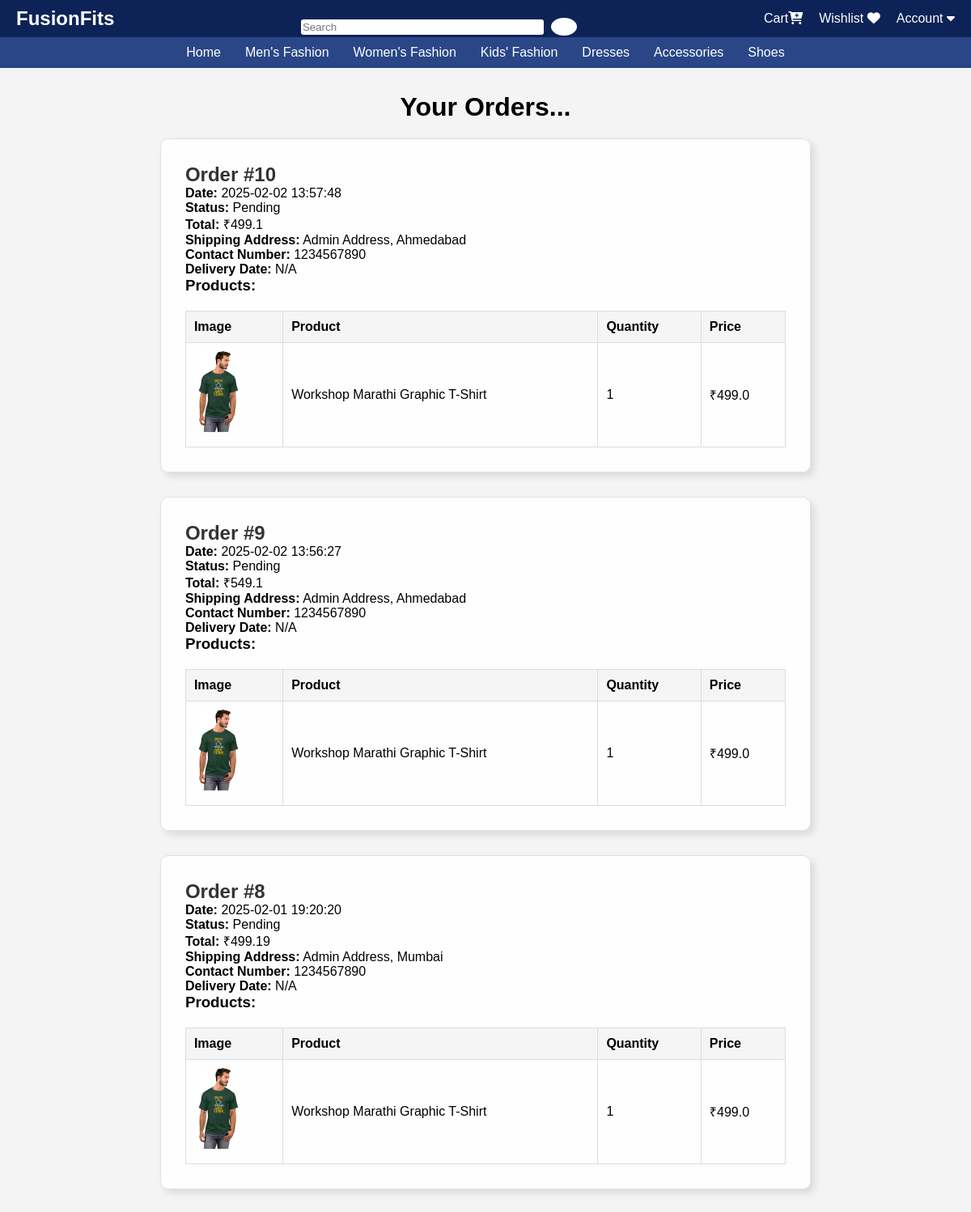
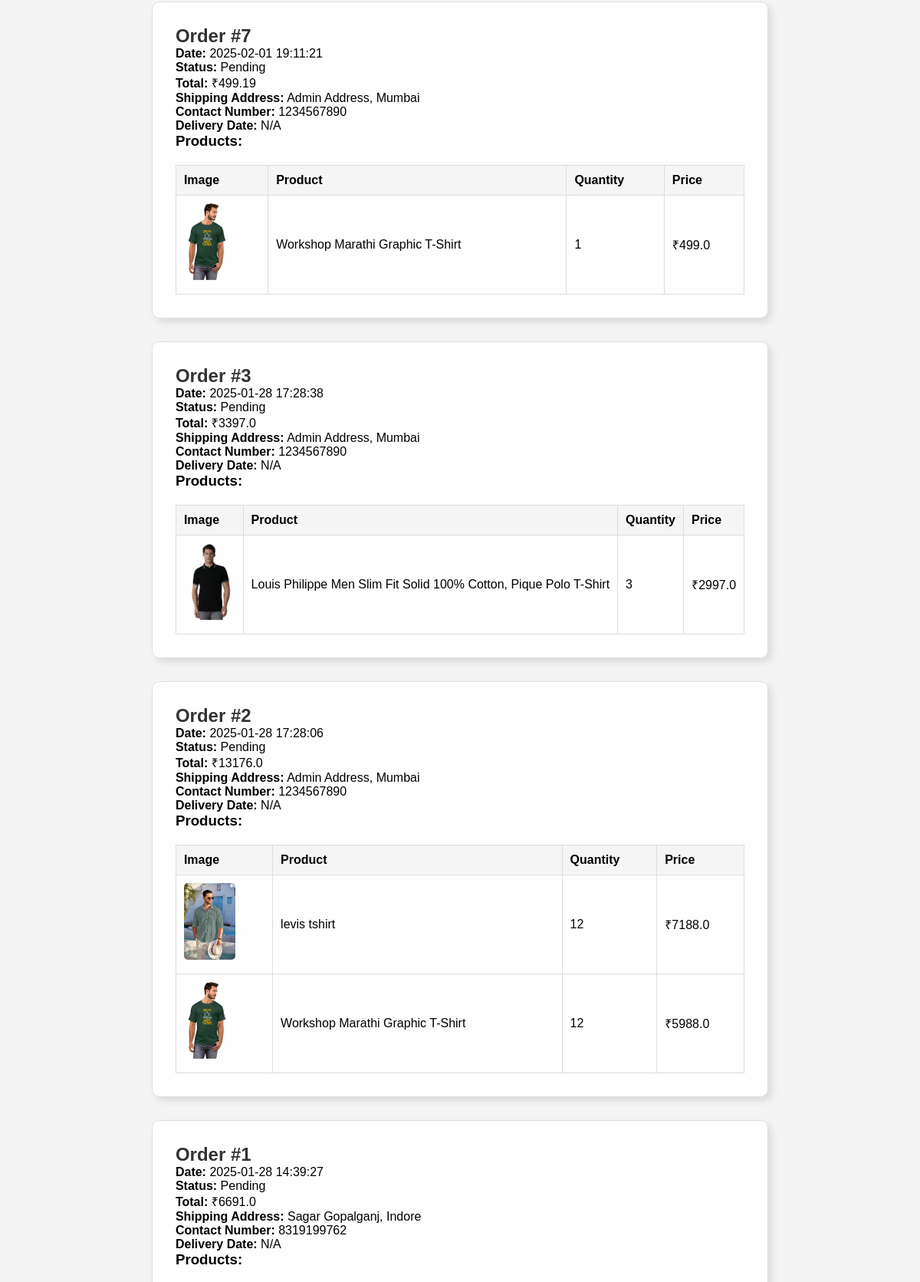
/your_orders (signed in, upper part), run on the app's committed database (2 pictures, top to bottom).
### app/models.py (models this page shows, shortened)
class OrderDetails(db.Model):
    __tablename__ = "order_details"
    id = db.Column(db.Integer, primary_key=True)
    user_name = db.Column(db.String(100), nullable=False)
    user_email = db.Column(db.String(100), nullable=False)
    user_contact = db.Column(db.String(20), nullable=False)
    user_address = db.Column(db.String(200), nullable=False)
    user_city = db.Column(db.String(100), nullable=False)
    subtotal = db.Column(db.Float, nullable=False)
    delivery_charges = db.Column(db.Float, nullable=False)
    grand_total = db.Column(db.Float, nullable=False)
    order_date = db.Column(db.DateTime, nullable=False)
    delivered_date = db.Column(db.DateTime, nullable=True)  # Added Delivered_Date
    user_id = db.Column(db.Integer, db.ForeignKey("user.id",name="u_id"), nullable=False)  # Added user_id
    assigned_delivery_person_id = Column(Integer, ForeignKey("user.id",name="d_id"), nullable=True)
    status_options = Enum("Pending", "Shipped", "Delivered", "Failed")
    status = db.Column(status_options, default="Pending", nullable=False)  # Corrected Enum usage
    user = relationship("User", foreign_keys=[user_id])
    assigned_delivery_person = relationship("User", foreign_keys=[assigned_delivery_person_id])
    products = relationship("Product", secondary="ordered_product", viewonly=True)

class OrderedProduct(db.Model):
    __tablename__ = "ordered_product"
    id = db.Column(db.Integer, primary_key=True)
    order_details_id = db.Column(db.Integer, db.ForeignKey("order_details.id"), nullable=False)  # Foreign key to OrderDetails
    product_id = db.Column(db.Integer, db.ForeignKey("product.id"), nullable=False)
    quantity = db.Column(db.Integer, nullable=False)
    order_amount = db.Column(db.Float, nullable=False)  # Individual item total price
    user_id = db.Column(db.Integer, db.ForeignKey("user.id"), nullable=False)  # Added user_id
    order_details = db.relationship("OrderDetails", backref=db.backref("orders", lazy=True))  # Relationship to OrderDetails
    product = db.relationship("Product", backref=db.backref("order_items", passive_deletes=True))

class ProductImage(db.Model):
    id = db.Column(db.Integer, primary_key=True)
    image_url = db.Column(db.String(255), nullable=False)
    product_id = db.Column(db.Integer, db.ForeignKey("product.id"), nullable=False)

class Product(db.Model):
    __tablename__ = "product"
    id = db.Column(db.Integer, primary_key=True)
    name = db.Column(db.String(100), nullable=False)
    price = db.Column(db.Float, nullable=False)
    description = db.Column(db.String(255), nullable=False)
    category = db.Column(db.String(100), nullable=False)
    quantity = db.Column(db.Integer, nullable=False)
    manufacturer = db.Column(db.String(100), nullable=True)
    country_of_origin = db.Column(db.String(50), nullable=True)
    avg_rating = db.Column(db.Float, nullable=True)
    discount = db.Column(db.Float, default=0.0, nullable=True)
    size = db.Column(db.String(20))  # Ensure this line exists
    colour = db.Column(db.String(20), nullable=True)
    gender = db.Column(db.String(10), nullable=True)  # New field for gender
    images = db.relationship("ProductImage", backref="product", lazy=True)
    ratings = relationship("Rating", back_populates="product")

### app/views.py (the view)
@main.route('/your_orders')
@login_required
def your_orders():
    try:
        orders = (OrderDetails.query
                  .filter_by(user_id=current_user.id)
                  .options(joinedload(OrderDetails.orders).joinedload(OrderedProduct.product).joinedload(Product.images)) #Added image loading
                  .order_by(OrderDetails.order_date.desc())
                  .all())
        if not orders:
            flash("You haven't placed any orders yet.", "info")
            return render_template('your_orders.html', orders=[])
        return render_template('your_orders.html', orders=orders)
    except Exception as e:
        flash(f"An error occurred while fetching your orders: {e}", "danger")
        return redirect(url_for('main.home'))

### app/views.py (called while the page is built)
@main.context_processor
def inject_wishlist():
    if current_user.is_authenticated:
        wishlist_ids = [item.product_id for item in Wishlist.query.filter_by(user_id=current_user.id).all()]
    else:
        wishlist_ids = []
    return dict(wishlist=wishlist_ids)

### app/templates/your_orders.html (shortened to what this page needs)
<!DOCTYPE html>
<html>
<head>
</head>
{% extends 'home.html' %}
{% block content %}
<div class="boxed">
  <header style="text-align: center; background-color: rgba(244, 244, 244, 0.8); color: black; font-family: 'Arial', sans-serif; padding: 20px; border-radius: 10px;">
    <h1>Your Orders...</h1>
</header>
    {% if orders %}
        <div class="orders-container">
            {% for order in orders %}
                <div class="order-card">
                    <h2>Order #{{ order.id }}</h2>
                    <p><strong>Date:</strong> {{ order.order_date.strftime('%Y-%m-%d %H:%M:%S') }}</p>
                    <p><strong>Status:</strong> {{ order.status }}</p>
                    <p><strong>Total:</strong> ₹{{ order.grand_total }}</p>
                    <p><strong>Shipping Address:</strong> {{ order.user_address }}, {{ order.user_city }}</p>
                    <p><strong>Contact Number:</strong> {{ order.user_contact }}</p>
                    <p><strong>Delivery Date:</strong> {% if order.delivered_date %}{{ order.delivered_date.strftime('%Y-%m-%d') }}{% else %}N/A{% endif %}</p>
                    <h3>Products:</h3>
                    <table class="product-table">
                        <thead>
                            <tr>
                                <th>Image</th>
                                <th>Product</th>
                                <th>Quantity</th>
                                <th>Price</th>
                            </tr>
                        </thead>
                        <tbody>
                          {% for item in order.orders %}
                              <tr>
                                  <td>
                                      <div class="product-image-container">
                                          <a href="{{ url_for('main.product_details', product_id=item.product.id) }}">
                                              {% if item.product.images and item.product.images|length > 0 %}
                                                  <img src="{{ url_for('static', filename=item.product.images[0].image_url) }}" alt="{{ item.product.name }}" class="product-image" onerror="this.src='{{ url_for('static', filename='default_image.jpg') }}'">
                                              {% else %}
                                                  <img src="{{ url_for('static', filename='default_image.jpg') }}" alt="{{ item.product.name }}" class="product-image">
                                              {% endif %}
                                          </a>
                                      </div>
                                  </td>
                                  <td>{{ item.product.name }}</td>
                                  <td>{{ item.quantity }}</td>
                                  <td>₹{{ item.order_amount }}</td>
                              </tr>
                          {% endfor %}
                      </tbody>
                    </table>
                </div>
            {% endfor %}
        </div>
    {% else %}
        <p>No orders found.</p>
    {% endif %}
    </div>
{% endblock %}

### app/templates/home.html (style rules this page uses)
* { margin: 0; padding: 0; box-sizing: border-box; font-family: Arial, sans-serif; }
body { font-family: Arial, sans-serif; margin: 0; padding: 0; background-color: #f4f4f4; }
header { background: #0d2357; width: 100%; }

### data on the page
OrderDetails: id "10", order_date "2025-02-02 13:57:48", status "Pending", grand_total "499.1", user_address "Admin Address", user_city "Ahmedabad", user_contact "1234567890", shows "N/A"
OrderedProduct: image_url (picture), product.name "Workshop Marathi Graphic T-Shirt", quantity "1", order_amount "499.0"
OrderDetails: id "9", order_date "2025-02-02 13:56:27", status "Pending", grand_total "549.1", user_address "Admin Address", user_city "Ahmedabad", user_contact "1234567890", shows "N/A"
OrderedProduct: image_url (picture), product.name "Workshop Marathi Graphic T-Shirt", quantity "1", order_amount "499.0"
OrderDetails: id "8", order_date "2025-02-01 19:20:20", status "Pending", grand_total "499.19", user_address "Admin Address", user_city "Mumbai", user_contact "1234567890", shows "N/A"
OrderedProduct: image_url (picture), product.name "Workshop Marathi Graphic T-Shirt", quantity "1", order_amount "499.0"
OrderDetails: id "7", order_date "2025-02-01 19:11:21", status "Pending", grand_total "499.19", user_address "Admin Address", user_city "Mumbai", user_contact "1234567890", shows "N/A"
OrderedProduct: image_url (picture), product.name "Workshop Marathi Graphic T-Shirt", quantity "1", order_amount "499.0"
OrderDetails: id "3", order_date "2025-01-28 17:28:38", status "Pending", grand_total "3397.0", user_address "Admin Address", user_city "Mumbai", user_contact "1234567890", shows "N/A"
OrderedProduct: image_url (picture), product.name "Louis Philippe Men Slim Fit Solid 100% Cotton, Pique Polo T-Shirt", quantity "3", order_amount "2997.0"
OrderDetails: id "2", order_date "2025-01-28 17:28:06", status "Pending", grand_total "13176.0", user_address "Admin Address", user_city "Mumbai", user_contact "1234567890", shows "N/A"
OrderedProduct: image_url (picture), product.name "levis tshirt", quantity "12", order_amount "7188.0"
OrderedProduct: image_url (picture), product.name "Workshop Marathi Graphic T-Shirt", quantity "12", order_amount "5988.0"
OrderDetails: id "1", order_date "2025-01-28 14:39:27", status "Pending", grand_total "6691.0", user_address "Sagar Gopalganj", user_city "Indore", user_contact "8319199762", shows "N/A"
